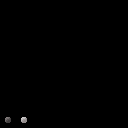

Rendered tile map (Tiled .tmx) drawn with the repository's tilesets; below, a short description and the full map source, tile grids included:
An orthogonal 8x8 tile map with 16x16 px tiles, 1 tile layer (Calque de Tuiles 1), 3 tilesets.

<map version="1.10" tiledversion="1.11.2" orientation="orthogonal" renderorder="right-down" width="8" height="8" tilewidth="16" tileheight="16" infinite="0" nextlayerid="2" nextobjectid="1">
 <tileset firstgid="1" source="../entities_anims/ally.tsx" />
 <tileset firstgid="65" source="misc.tsx" />
 <tileset firstgid="129" source="newmisc.tsx" />
 <layer id="1" name="Calque de Tuiles 1" width="8" height="8">
  <data encoding="csv">
0,0,0,0,0,0,0,0,
0,0,0,0,0,0,0,0,
0,0,0,0,0,0,0,0,
0,0,0,0,0,0,0,0,
0,0,0,0,0,0,0,0,
0,0,0,0,0,0,0,0,
0,0,0,0,0,0,0,0,
129,130,0,0,0,0,0,0
</data>
 </layer>
</map>
